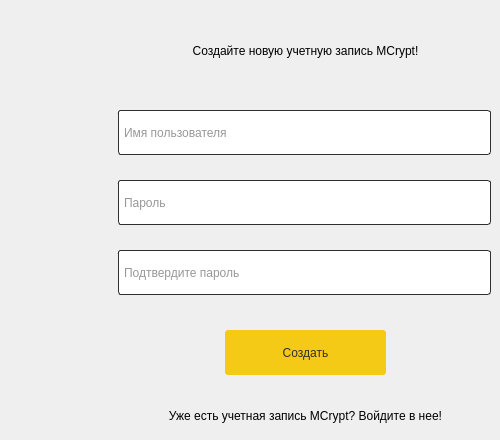
       <widget class="QWidget" name="page_5">
        <widget class="QLabel" name="label_3">
         <property name="geometry">
          <rect>
           <x>150</x>
           <y>40</y>
           <width>311</width>
           <height>21</height>
          </rect>
         </property>
         <property name="styleSheet">
          <string notr="true"/>
         </property>
         <property name="text">
          <string>Создайте новую учетную запись MCrypt!</string>
         </property>
         <property name="alignment">
          <set>Qt::AlignCenter</set>
         </property>
        </widget>
        <widget class="QLineEdit" name="registration_username_txt">
         <property name="geometry">
          <rect>
           <x>100</x>
           <y>110</y>
           <width>391</width>
           <height>45</height>
          </rect>
         </property>
         <property name="minimumSize">
          <size>
           <width>0</width>
           <height>45</height>
          </size>
         </property>
         <property name="styleSheet">
          <string notr="true">QLineEdit {
	border: 1px solid rgb(48, 47, 47);
	border-radius: 3px;
	margin: 0 0 0 18px;
	padding: 0 3px;
	color: rgb(48, 47, 47);
}

QLineEdit:focus {
	border: 1px solid rgb(244, 202, 22);
	background-color: rgb(244, 202, 22);
}</string>
         </property>
         <property name="placeholderText">
          <string>Имя пользователя</string>
         </property>
         <property name="clearButtonEnabled">
          <bool>true</bool>
         </property>
        </widget>
        <widget class="QLineEdit" name="registration_password_txt">
         <property name="geometry">
          <rect>
           <x>100</x>
           <y>180</y>
           <width>391</width>
           <height>45</height>
          </rect>
         </property>
         <property name="minimumSize">
          <size>
           <width>0</width>
           <height>45</height>
          </size>
         </property>
         <property name="styleSheet">
          <string notr="true">QLineEdit {
	border: 1px solid rgb(48, 47, 47);
	border-radius: 3px;
	margin: 0 0 0 18px;
	padding: 0 3px;
	color: rgb(48, 47, 47);
}

QLineEdit:focus {
	border: 1px solid rgb(244, 202, 22);
	background-color: rgb(244, 202, 22);
}</string>
         </property>
         <property name="placeholderText">
          <string>Пароль</string>
         </property>
         <property name="clearButtonEnabled">
          <bool>true</bool>
         </property>
        </widget>
        <widget class="QLineEdit" name="registration_confirm_password_txt">
         <property name="geometry">
          <rect>
           <x>100</x>
           <y>250</y>
           <width>391</width>
           <height>45</height>
          </rect>
         </property>
         <property name="minimumSize">
          <size>
           <width>0</width>
           <height>45</height>
          </size>
         </property>
         <property name="styleSheet">
          <string notr="true">QLineEdit {
	border: 1px solid rgb(48, 47, 47);
	border-radius: 3px;
	margin: 0 0 0 18px;
	padding: 0 3px;
	color: rgb(48, 47, 47);
}

QLineEdit:focus {
	border: 1px solid rgb(244, 202, 22);
	background-color: rgb(244, 202, 22);
}</string>
         </property>
         <property name="placeholderText">
          <string>Подтвердите пароль</string>
         </property>
         <property name="clearButtonEnabled">
          <bool>true</bool>
         </property>
        </widget>
        <widget class="QPushButton" name="btn_registration">
         <property name="geometry">
          <rect>
           <x>225</x>
           <y>330</y>
           <width>161</width>
           <height>45</height>
          </rect>
         </property>
         <property name="styleSheet">
          <string notr="true">QPushButton {
	border-radius: 3px;
	background-color: rgb(244, 202, 22);
	color: rgb(48, 47, 47);
}

QPushButton:hover {
	background-color: rgb(247, 211, 70);
}</string>
         </property>
         <property name="text">
          <string>Создать</string>
         </property>
        </widget>
        <widget class="QPushButton" name="btn_login_page">
         <property name="geometry">
          <rect>
           <x>120</x>
           <y>400</y>
           <width>371</width>
           <height>31</height>
          </rect>
         </property>
         <property name="styleSheet">
          <string notr="true">QPushButton {
	border: none;
	border-radius: 3px;
}

QPushButton:hover {
	background-color: rgba(247, 211, 70, 50);
}</string>
         </property>
         <property name="text">
          <string>Уже есть учетная запись MCrypt? Войдите в нее!</string>
         </property>
        </widget>
       </widget>
